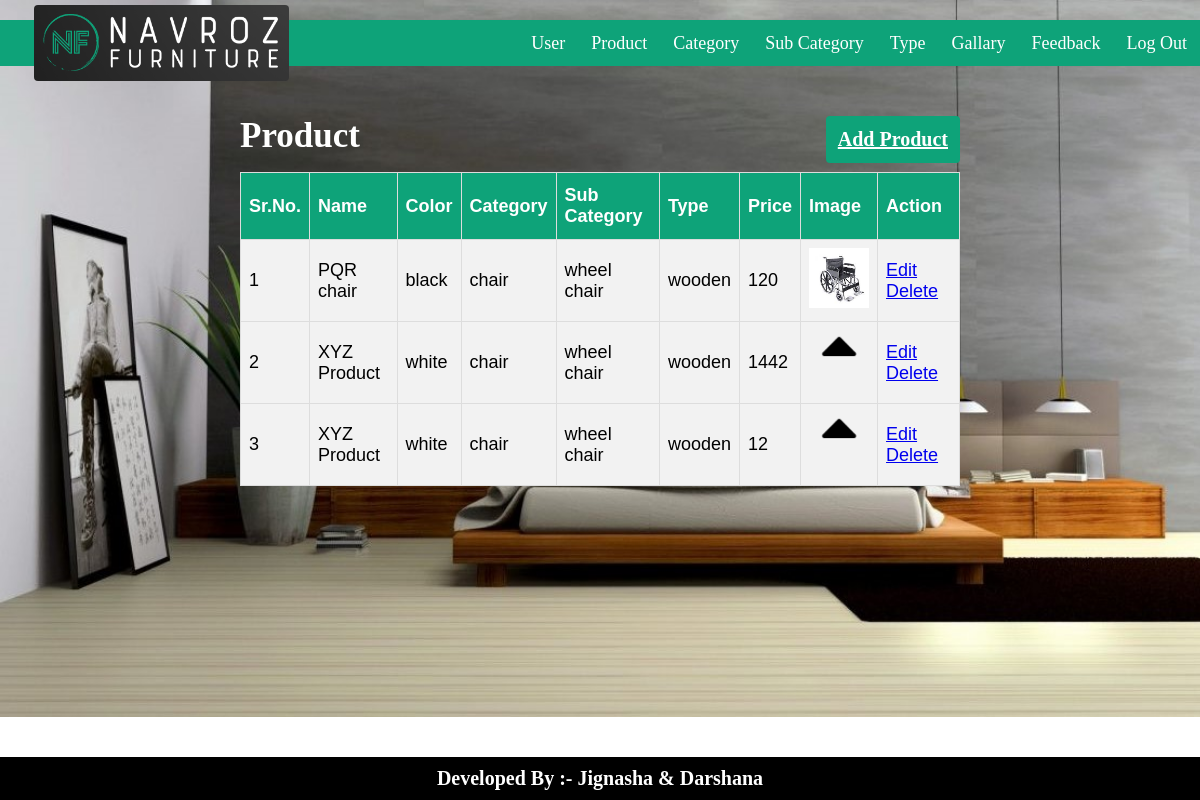
Page /product.php (signed in) on the committed database.
### tables this page shows
CREATE TABLE `product` (
  `id` int(11) NOT NULL,
  `categoryid` int(11) NOT NULL,
  `subcategoryid` int(11) NOT NULL,
  `typeid` int(11) NOT NULL,
  `color` varchar(50) NOT NULL,
  `price` int(11) NOT NULL,
  `image` varchar(500) NOT NULL,
  `name` varchar(50) NOT NULL
);

CREATE TABLE `category` (
  `id` int(11) NOT NULL,
  `name` varchar(50) NOT NULL
);

CREATE TABLE `subcategory` (
  `id` int(11) NOT NULL,
  `name` varchar(50) NOT NULL,
  `categoryid` int(11) NOT NULL
);

CREATE TABLE `type` (
  `id` int(11) NOT NULL,
  `name` varchar(50) NOT NULL
);

### product.php (the view, shortened to what this page needs)
<!DOCTYPE html>
<html lang="en">
<head>
    <?php include "links.php"; ?>
</head>
<body>
    <?php include "nav.php"; ?>
    <?php include "dbconect.php"; ?>
    <div class="custom-container">
        <div style="width:60%">
            <h2 class="title">Product </h2>
            <a class="addlink" href="./addproduct.php">
             <span > Add Product</span>
            </a>
            <table>
                <tr>
                    <th>Sr.No.</th>
                    <th>Name</th>
                    <th> Color </th>
                    <th>Category</th>
                    <th>Sub Category</th>
                    <th>Type</th>
                    <th>Price</th>
                    <th>Image</th>
                    <th>Action</th>
                </tr>
                <?php
                $records = mysqli_query($conn,"
                select p.id,p.name ,p.color,p.price,p.image,c.name as cname,sc.name as scname,t.name as tname from product as p
                join category as c on p.categoryid=c.id
                join subcategory as sc on p.subcategoryid=sc.id
                join type as t on p.typeid=t.id");
                $i=0;
                while($data = mysqli_fetch_array($records))
                {
                    $i++;
                ?>
                <tr>
                    <td><?php echo $i?></td>
                    <td><?php echo $data['name'];?></td>
                    <td><?php echo $data['color'];?></td>
                    <td><?php echo $data['cname'];?></td>
                    <td><?php echo $data['scname'];?></td>
                    <td><?php echo $data['tname'];?></td>
                    <td><?php echo $data['price'];?></td>
                    <td><img width="60px" height="60px" src="./img/product/<?php echo $data['image'];?>"/> </td>
                    <td>
                        <a href="./editproduct.php?id=<?php echo $data['id'];?>" style="margin-right:10px"> Edit </a>
                        <a href="./check-deleteproduct.php?id=<?php echo $data['id'];?>"> Delete </a>
                    </td>
                </tr>
                <?php
                }
                ?>
            </table>
        </div>
    </div>
    <?php include "footer.php"; ?>
</body>
</html>

### links.php (shortened to what this page needs)
<link rel="stylesheet" href="./css/index.css">

### nav.php (shortened to what this page needs)
<img src="./img/logo.png"  class="logo"  />
<div class="nav">
    <ul>
        <?php if (isset($_SESSION['user'])): ?>
            <li>
                <a href="./user.php">User</a>
            </li>
            <li>
                <a href="./product.php">Product</a>
            </li>
            <li>
                <a href="./category.php">Category</a>
            </li>
            <li>
                <a href="./subcategory.php">Sub Category</a>
            </li>
            <li>
                <a href="./type.php">Type</a>
            </li>
            <li>
                <a href="#">Gallary</a>
            </li>
            <li>
                <a href="#">Feedback</a>
            </li>
            <li>
                <a href="./logout.php">Log Out</a>
            </li>
        <?php endif; ?>
    </ul>
</div>

### footer.php
<div class="footer">
    <center>Developed By :- Jignasha & Darshana</center>
</div>

### css/index.css (style rules this page uses)
body { font-family: "Times New Roman", Times, serif; font-size:18px; background-image: url(../img/bg-image.jpg); background-repeat:no-repeat; background-size:cover; margin:0; overflow:hidden; }
.nav { background-color:#0ea379; height:46px; width:auto; padding-left:7px; margin-top: 20px; }
.nav ul { float:right; margin:0; padding:0; width:auto; height:auto; list-style:none; }
.nav ul li { float:left; margin:0; padding:3px; width:auto; height:auto; }
.nav ul li a { float:right; color:white; margin:0; text-decoration:none; padding:0px 10px; font-weight: 500; line-height:40px; transition:transform .25; }
.logo { width: 255px; border-radius: 4px; position: fixed;top: 5px; left: 34px; }
.footer { background-color: black; color: white; font-size: 20px; font-weight: bold; padding: 10px 0; position: absolute; width: 100%; bottom: 0; }
.custom-container { padding-top: 50px; width: 100%; display: flex; justify-content: center; height: 601px; overflow: hidden; overflow-y: auto; }
table { font-family: Arial, Helvetica, sans-serif; border-collapse: collapse; width: 100%; }
table td, table th { border: 1px solid #ddd; padding: 8px; }
table tr { background-color: #f2f2f2; }
table th { padding-top: 12px; padding-bottom: 12px; text-align: left; background-color: #0ea379; color: white; }
.addlink { color: white; font-weight: bold; float: right; padding: 12px; background-color: #0ea379; margin-bottom: 9px; border-radius: 4px; font-size: 20px; }
.title { color: white; font-weight: bold; font-size: 35px; margin: 0; display: inline; }

### rows in the picture
product: name "PQR chair", color "black", categoryid.name "chair", subcategoryid.name "wheel chair", typeid.name "wooden", price "120", image (picture)
product: name "XYZ Product", color "white", categoryid.name "chair", subcategoryid.name "wheel chair", typeid.name "wooden", price "1442", image (picture)
product: name "XYZ Product", color "white", categoryid.name "chair", subcategoryid.name "wheel chair", typeid.name "wooden", price "12", image (picture)
